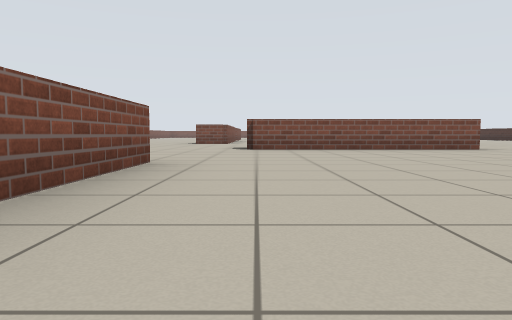
View 1 (above)

24 first-person views from a walk through a robot-simulator world made for Stage. The camera is 0.5 m above the floor, tilts 4° down and sees 70° across. The lines on the ground mark 1 m squares. The floor is counted in squares, 2 m on a side. Each view is taken from the middle of a square. On the plan, view 1 faces up. The plan holds only what a view shows up to about 9 squares ahead; the rest is blank. Robots are left out.

View 2
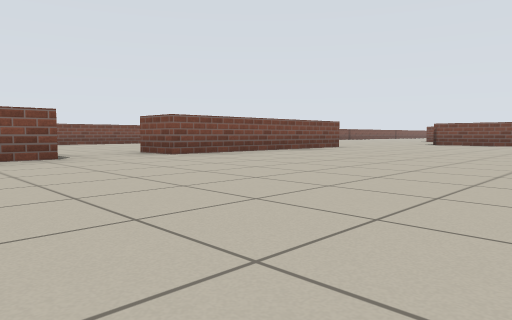

View 3
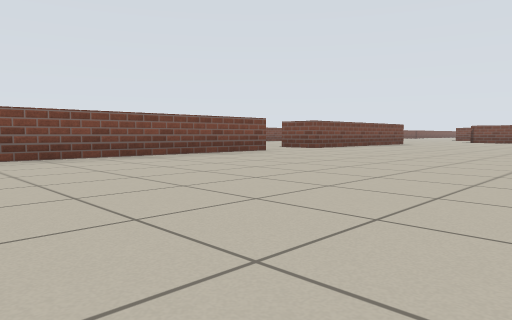

View 4
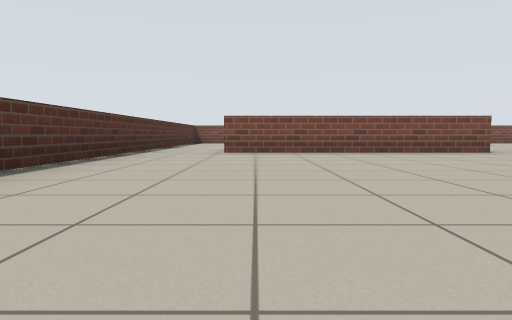

View 5
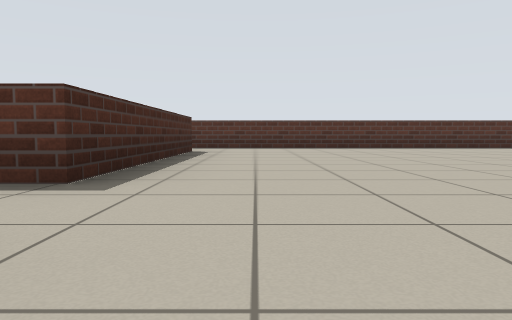

View 6
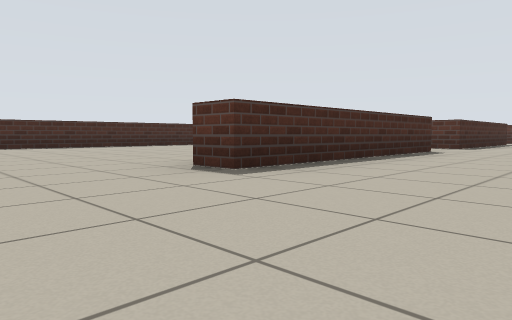

View 7
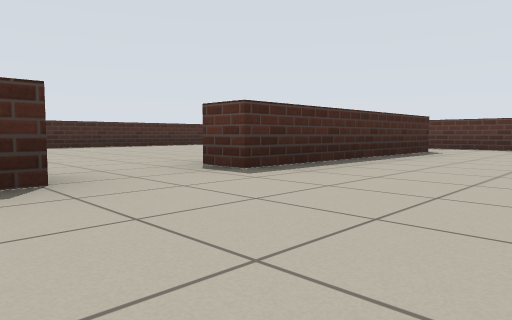

View 8
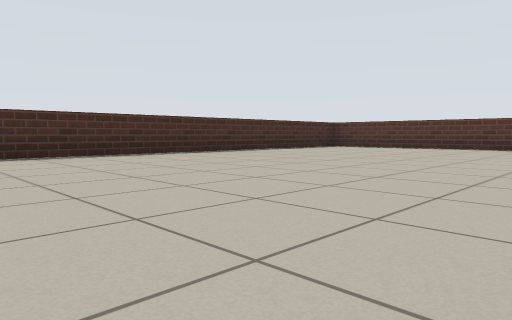

View 9
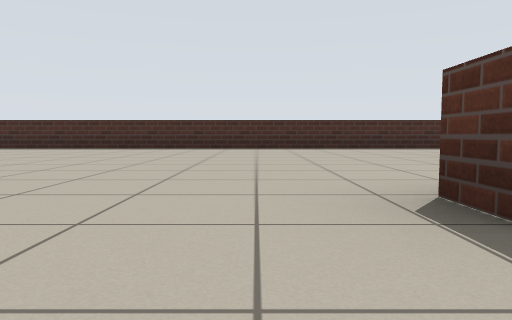

View 10
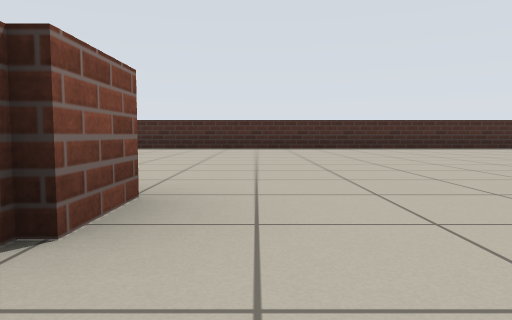

View 11
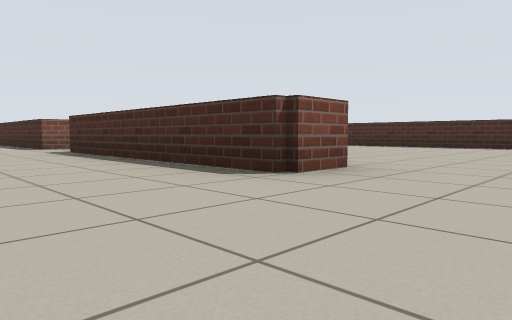

View 12
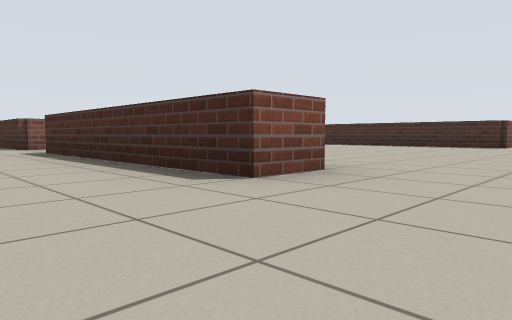

View 13
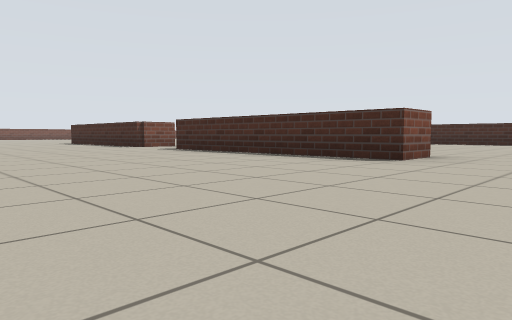

View 14
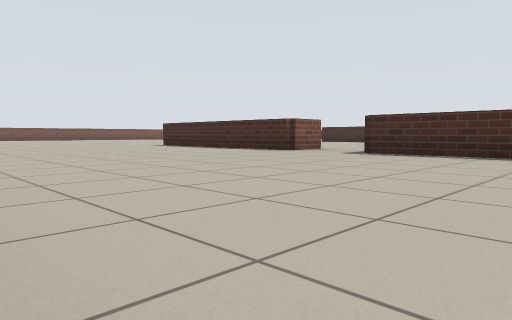

View 15
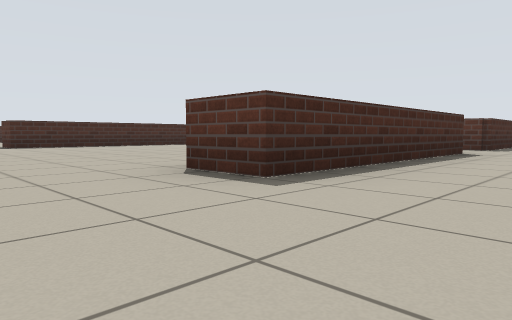

View 16
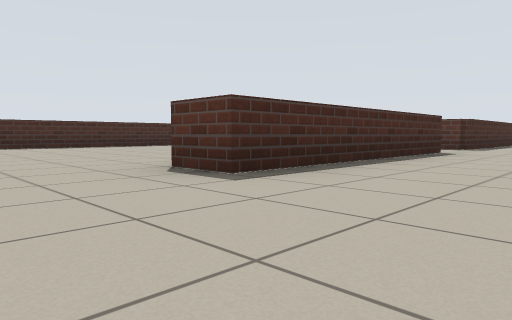

View 17
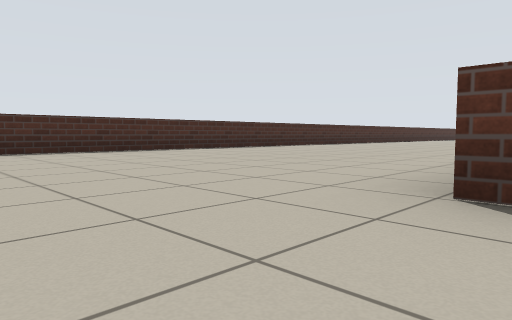

View 18
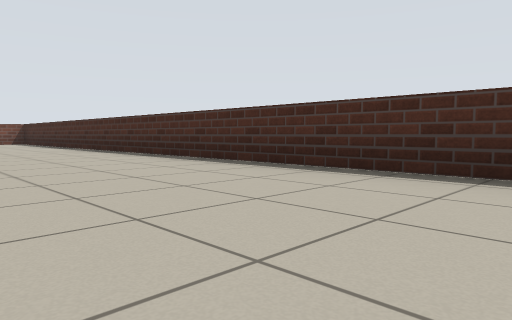

View 19
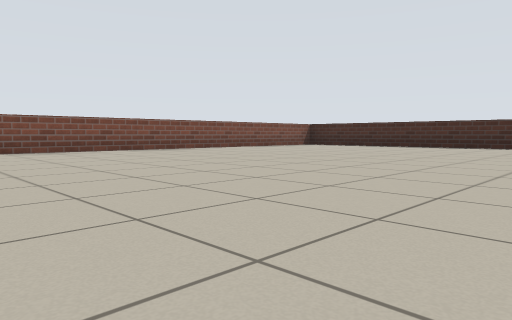

View 20
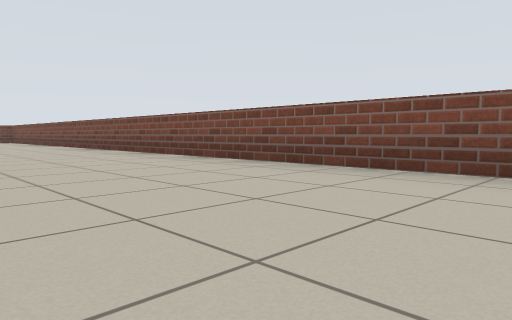

View 21
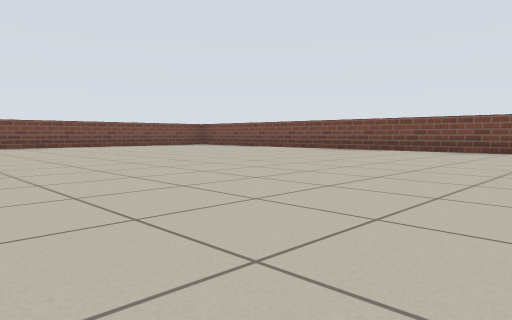

View 22
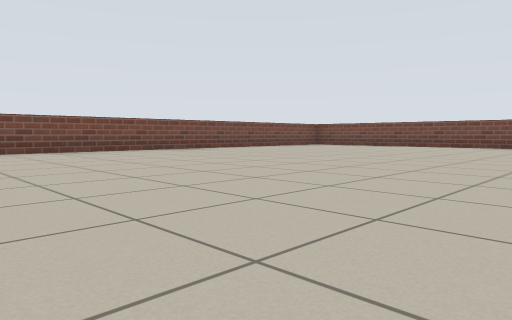

View 23
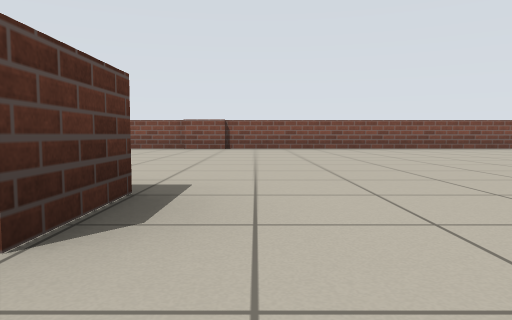

View 24
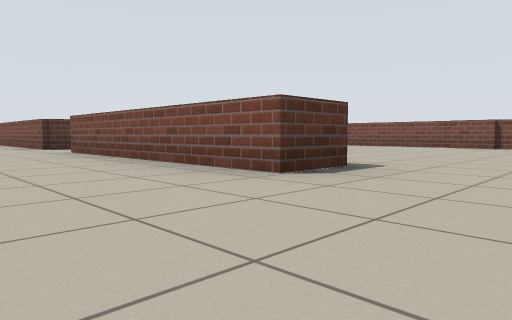

### Floor plan
Key: @ floor where view 1 was taken; # wall or solid block; . floor; = window, fence, low wall or low ledge.
Columns run from 7 left of view 1 to 11 right of it. Each row starts with its distance up from view 1.
 28  =================
 27 =.................=
 26 =.................=
 25 =........ ........=
 24 =........ ........=
 23 =........ ........=
 22 =........ ....  ..=
 21 =......         ..=
 20 =........ ........=
 19 =.................=
 18 =.....#.....#.....=
 17 =.....#.....#.....=
 16 =.....#.....#.....=
 15   ....#... .#.....=
 14  .......   .. ....=
 13  .....#.   .# ....=
 12  .....#   ..# ....=
 11  .....# ....#  ...=
 10   ....#.....#.....=
  9   ................=
  8   ......  ........=
  7      ...   .......=
  6      ..====.......=
  5       ............=
  4       ............=
  3       =.....=.....=
  2       =.....= ....=
  1   ..  =.....=  ...=
  0 =.....=@....=.....=
 -1   ................=
 -2      .=.....=.....=
 -3       =.....=.....=
 -4       =.....= ....=
 -5       =.....= ....=
 -6    .......... ....=
 -7   =========== ===#

Positions as (right, up) in squares from view 1, and headings:
1: (0, 0), facing up
2: (3, -3), facing up-left
3: (3, -6), facing up-left
4: (4, -5), facing left
5: (4, 0), facing down
6: (3, 5), facing down-right
7: (3, 0), facing down-right
8: (6, 0), facing down-right
9: (4, 4), facing right
10: (4, 9), facing right
11: (3, 8), facing up-right
12: (-3, 8), facing up-right
13: (-5, 8), facing up-right
14: (-6, 11), facing up-right
15: (-3, 20), facing down-right
16: (3, 20), facing down-right
17: (5, 20), facing down-right
18: (8, 17), facing up-right
19: (3, 22), facing up-right
20: (6, 25), facing up-left
21: (1, 22), facing up-left
22: (-1, 20), facing up-left
23: (0, 19), facing left
24: (1, 20), facing down-left
